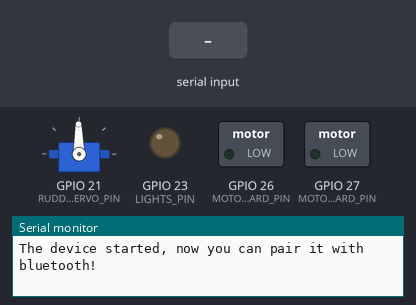
Recording of a sketch running on a simulated ESP32. On the bench: servo, switched loads named in the sketch (green lamp = pin HIGH), output pins drawn as LEDs (lit = HIGH), the last lines printed to the serial monitor. The inputs (shaded band) are chosen by the test bench. Nothing arrives over Bluetooth unless stated; servo pulses on a pin are drawn as a servo (544–2400 µs = 0–180°).

Above: at 1.2 s.
1.3 s: "30,150\n" received over the second serial link
At 2.5 s:
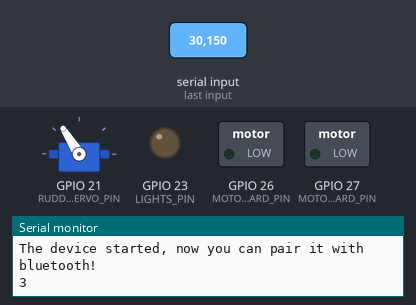
2.8 s: "1\n" received over the second serial link
At 3.7 s:
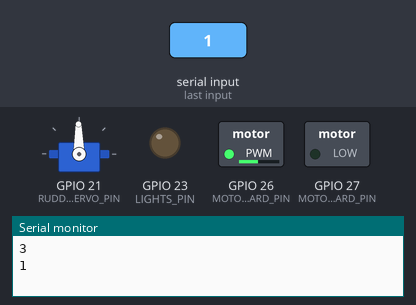
4.3 s: "200\n" received over the second serial link
At 4.8 s:
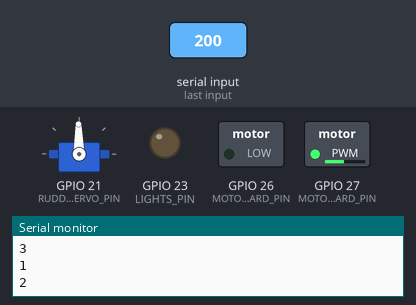
Timing chart, 0 to 7.3 s (numbered marks = the images above; inputs shaded):
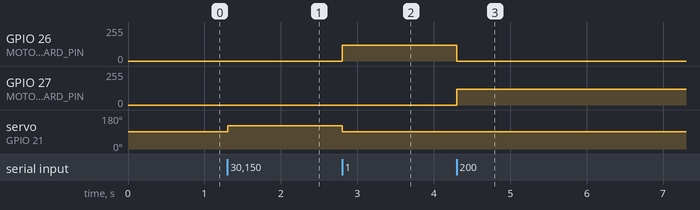

Measured:
- after the input at 1.3 s, servo on GPIO 21 (RUDDER_SERVO_PIN): 91° → 122° at once
- after the input at 2.8 s, GPIO 26 (MOTOR_FORWARD_PIN): 0/255 → 120/255 at once; servo on GPIO 21 (RUDDER_SERVO_PIN): 122° → 91° at once
- after the input at 4.3 s, GPIO 26 (MOTOR_FORWARD_PIN): 120/255 → 0/255 at once; GPIO 27 (MOTOR_BACKWARD_PIN): 0/255 → 120/255 at once

The sketch:

sub_controller_4.ino
```cpp
#include <String.h>
#include "BluetoothSerial.h"

#if !defined(CONFIG_BT_ENABLED) || !defined(CONFIG_BLUEDROID_ENABLED)
#error Bluetooth is not enabled! Please run `make menuconfig` to and enable it
#endif

BluetoothSerial SerialBT;
char in[50];

//the state of motion for the submarine
int driveState = 0;
#define STAND_STILL 0
#define FORWARD 1
#define BACKWARD 2
#define LEFT 3
#define RIGHT 4
#define UP 5
#define DOWN 6
#define TOGGLE_LIGHTS 7


/* Servo options */
#define SERVO_PWM_FREQ 50
#define SERVO_PWM_RESOLUTION 8
#define SERVO_MIN 7
#define SERVO_MAX 32
#define FORWARD_DIR 20


/* Rudder */
#define RUDDER_SERVO_PIN 21
#define RUDDER_PWM_CHANNEL 0
int rudderServoPos;


/* Motor */
#define MOTOR_FORWARD_PIN 26
#define MOTOR_BACKWARD_PIN 27
#define MOTOR_FORWARD_PWM_CHANNEL 1
#define MOTOR_BACKWARD_PWM_CHANNEL 2
#define MOTOR_SPEED 120
int motor_state;


/* Stepper motor */
#define STEPPER_STEP_PIN 18
#define STEPPER_DIR_PIN 19
#define STEP_SPEED 5


/* Lights */
#define LIGHTS_PIN 23
int lightsToggle;


void setup() {
  // setup bluetooth or debugging terminal
  Serial.begin(115200);
  SerialBT.begin("submarine_controller"); //Bluetooth device name
  Serial.println("The device started, now you can pair it with bluetooth!");

  // Rudder setup
  ledcSetup(RUDDER_PWM_CHANNEL, SERVO_PWM_FREQ, SERVO_PWM_RESOLUTION);
  ledcAttachPin(RUDDER_SERVO_PIN, RUDDER_PWM_CHANNEL);
  set_servo_percentage(&rudderServoPos, 90);
  ledcWrite(RUDDER_PWM_CHANNEL, rudderServoPos);

  // Motor setup
  ledcSetup(MOTOR_FORWARD_PWM_CHANNEL, SERVO_PWM_FREQ, SERVO_PWM_RESOLUTION);
  ledcAttachPin(MOTOR_FORWARD_PIN, MOTOR_FORWARD_PWM_CHANNEL);
  ledcSetup(MOTOR_BACKWARD_PWM_CHANNEL, SERVO_PWM_FREQ, SERVO_PWM_RESOLUTION);
  ledcAttachPin(MOTOR_BACKWARD_PIN, MOTOR_BACKWARD_PWM_CHANNEL);
  ledcWrite(MOTOR_FORWARD_PWM_CHANNEL, 0);
  ledcWrite(MOTOR_BACKWARD_PWM_CHANNEL, 0);

  // Lights setup
  pinMode(LIGHTS_PIN, OUTPUT);
  lightsToggle = 0;
  digitalWrite(LIGHTS_PIN, lightsToggle);

  // Stepper setup
  pinMode(STEPPER_STEP_PIN,OUTPUT);
  pinMode(STEPPER_DIR_PIN,OUTPUT);

  // Redundant call as everything is set to still above
  sub_stand_still();
}

void loop() {
  //read the bluetooth command if there is one
  if (!recv_cmd()) {
    interpret_bt_state();
    Serial.println(driveState);
    set_state();
  }
  if (driveState == UP || driveState == DOWN) { for (int i = 0; i < 20; i++) {digitalWrite(STEPPER_STEP_PIN,HIGH); delay(STEP_SPEED); digitalWrite(STEPPER_STEP_PIN,LOW); delay(STEP_SPEED);} }
  delay(10);
}


int recv_cmd() {
  int i = 0;
  while (SerialBT.available() && i < (50 - 2)) {
    in[i++] = (char)SerialBT.read();
  }
  in[i] = '\0';
  if (i > 0) { return 0; }
  else { return 1; }
}


void interpret_bt_state() {
  int cmd = (int)(in[0]-'0');
  driveState = cmd;
}


/*
 * Where 90 deg is the middle.
 */
void set_servo_percentage(int* servo, int deg) {
  int set;
  float set_f = (float)( SERVO_MAX - SERVO_MIN ) / 180;
  set = set_f * (float)deg + SERVO_MIN;
  *servo = set;
}


void set_state() {
  // Set the state of the sub
  // If its toggling the lights then dont reset the movement state
  if (driveState == TOGGLE_LIGHTS) {
    lightsToggle = ~lightsToggle;
    digitalWrite(LIGHTS_PIN, lightsToggle);
  } else {
    // First set to nothing to reset all states
    sub_stand_still();
    if (driveState == STAND_STILL) {}
    else if (driveState == FORWARD) { motor_state = 1; }
    else if (driveState == BACKWARD) { motor_state = -1; }
    else if (driveState == LEFT) {
      set_servo_percentage(&rudderServoPos, 120);
    } else if (driveState == RIGHT) {
      set_servo_percentage(&rudderServoPos, 60);
    } else if (driveState == UP) {
      digitalWrite(STEPPER_DIR_PIN, HIGH);
    } else if (driveState == DOWN) {
      digitalWrite(STEPPER_DIR_PIN, LOW);
    }
    ledcWrite(RUDDER_PWM_CHANNEL, rudderServoPos);
    set_motor();
  }
}


void set_motor() {
  // if this is called, first reset movement to stand still
  ledcWrite(MOTOR_FORWARD_PWM_CHANNEL, 0); ledcWrite(MOTOR_BACKWARD_PWM_CHANNEL, 0);
  if (motor_state == 1) { ledcWrite(MOTOR_FORWARD_PWM_CHANNEL, MOTOR_SPEED); }
  else if (motor_state == -1) { ledcWrite(MOTOR_BACKWARD_PWM_CHANNEL, MOTOR_SPEED); }
}


void sub_stand_still() {
  set_servo_percentage(&rudderServoPos, 90);
  ledcWrite(RUDDER_PWM_CHANNEL, rudderServoPos);
  motor_state = 0;
  set_motor();
}
```
